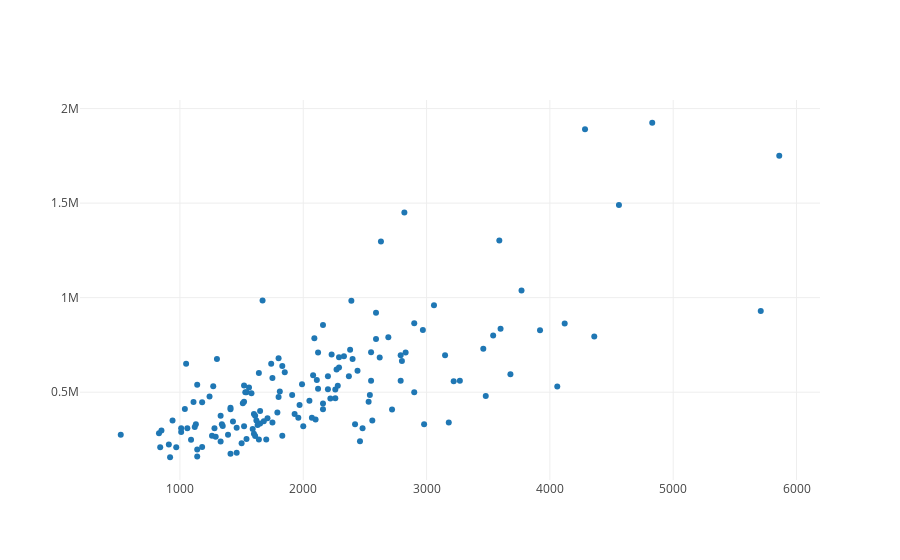

Write notebook code for a chart like this one.
### Code cell
# Solution (Punto 1)

import plotly.offline as py
import plotly.graph_objs as go
py.init_notebook_mode(connected=True)
data=[
    go.Scatter(x=xTrain[:,0],y=yTrain,mode="markers")
]
layout = go.Layout()
fig = go.Figure(data, layout)
py.iplot(fig)

### Figure 1 — Plotly figure (JSON) as saved in the notebook; plotly's stock layout.template omitted (floating-point values rounded to 4 significant figures; data arrays with more than 128 entries replaced by an {"elided": "..."} marker saying what was removed)
{"data": [{"mode": "markers", "type": "scatter", "uid": "f4ae83ca-df7b-11e8-bd4c-a402b9828abf", "x": {"elided": "151 int values"}, "y": {"elided": "151 int values"}}], "layout": {}}
